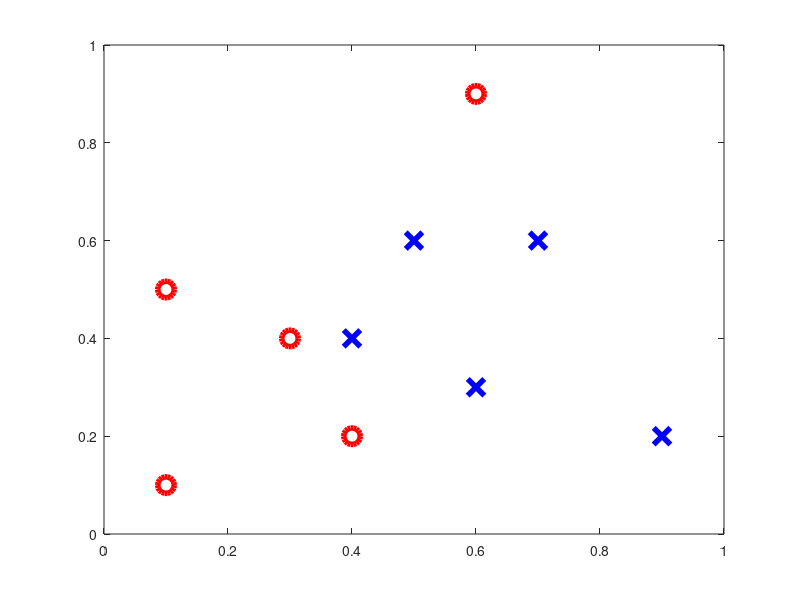

The MATLAB source for this figure: (Note: this script raises an error after producing the figure.)
function nlsrun
%NLSRUN
%
% Set up data for neural net test
% Call nonlinear least squares optimization code to minimze the error
% Visualize results
%
% C F Higham and D J Higham, August 2017
%
%%%%%%% DATA %%%%%%%%%%%
% coordinates and targets
x1 = [0.1,0.3,0.1,0.6,0.4,0.6,0.5,0.9,0.4,0.7];
x2 = [0.1,0.4,0.5,0.9,0.2,0.3,0.6,0.2,0.4,0.6];
y = [ones(1,5) zeros(1,5); zeros(1,5) ones(1,5)];

figure(1)
clf
a1 = subplot(1,1,1);
plot(x1(1:5),x2(1:5),'ro','MarkerSize',12,'LineWidth',4)
hold on
plot(x1(6:10),x2(6:10),'bx','MarkerSize',12,'LineWidth',4)
a1.XTick = [0 1];
a1.YTick = [0 1];
a1.FontWeight = 'Bold';
a1.FontSize = 16;
xlim([0,1])
ylim([0,1])

print -dpng pic_xy.png

%%%%%%%%%%%%%%%%%%%%%%%%%%%%%%%%%%%%%%%%
% Initialize weights/biases and call optimizer
rng(5000);
Pzero = 0.5*randn(23,1);

[finalP,finalerr] = lsqnonlin(@neterr,Pzero);

% Check this function 
finalW2 = zeros(2,2);
finalW3 = zeros(3,2);
finalW4 = zeros(2,3);
finalW2(:) = finalP(1:4);
finalW3(:) = finalP(5:10);
finalW4(:) = finalP(11:16);
finalb2 = finalP(17:18);
finalb3 = finalP(19:21);
finalb4 = finalP(22:23);

% grid plot
N = 500;
Dx = 1/N;
Dy = 1/N;
xvals = 0:Dx:1;
yvals = 0:Dy:1;
for k1 = 1:N+1
    xk = xvals(k1);
    for k2 = 1:N+1
        yk = yvals(k2);
        xy = [xk;yk];
        a2 = activate(xy,finalW2,finalb2);
        a3 = activate(a2,finalW3,finalb3);
        a4 = activate(a3,finalW4,finalb4);
        Aval(k2,k1) = a4(1);
        Bval(k2,k1) = a4(2);
     end
end
[X,Y] = meshgrid(xvals,yvals);


figure(2)
clf
a2 = subplot(1,1,1);
Mval = Aval>Bval;
contourf(X,Y,Mval,[0.5 0.5])
hold on
colormap([1 1 1; 0.8 0.8 0.8])
plot(x1(1:5),x2(1:5),'ro','MarkerSize',12,'LineWidth',4)
plot(x1(6:10),x2(6:10),'bx','MarkerSize',12,'LineWidth',4)
a2.XTick = [0 1];
a2.YTick = [0 1];
a2.FontWeight = 'Bold';
a2.FontSize = 16;
xlim([0,1])
ylim([0,1])

print -dpng pic_bdy.png

  function costvec = neterr(Pval)
  % return a vector whose two-norm squared is the cost function  
     disp('new call')

     W2 = zeros(2,2);
     W3 = zeros(3,2);
     W4 = zeros(2,3);
     W2(:) = Pval(1:4);
     W3(:) = Pval(5:10);
     W4(:) = Pval(11:16);
     b2 = Pval(17:18);
     b3 = Pval(19:21);
     b4 = Pval(22:23);

     costvec = zeros(10,1); 
     for i = 1:10
         x = [x1(i);x2(i)];
         a2 = activate(x,W2,b2);
         a3 = activate(a2,W3,b3);
         a4 = activate(a3,W4,b4);
         costvec(i) = norm(y(:,i) - a4,2);
     end
     end % of nested function

end

